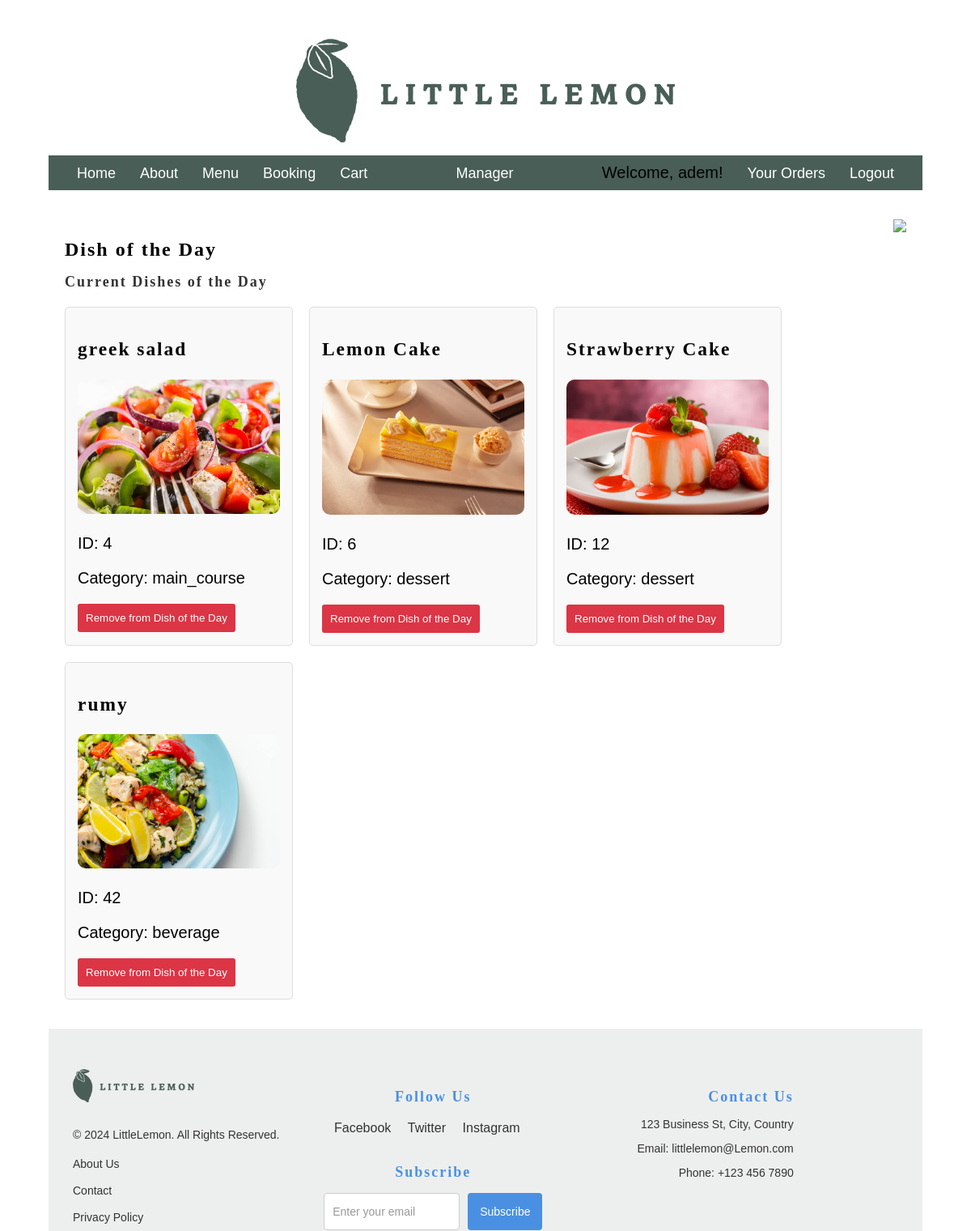
Before: /dish-of-the-day/ (signed in, upper part) with the older database file.
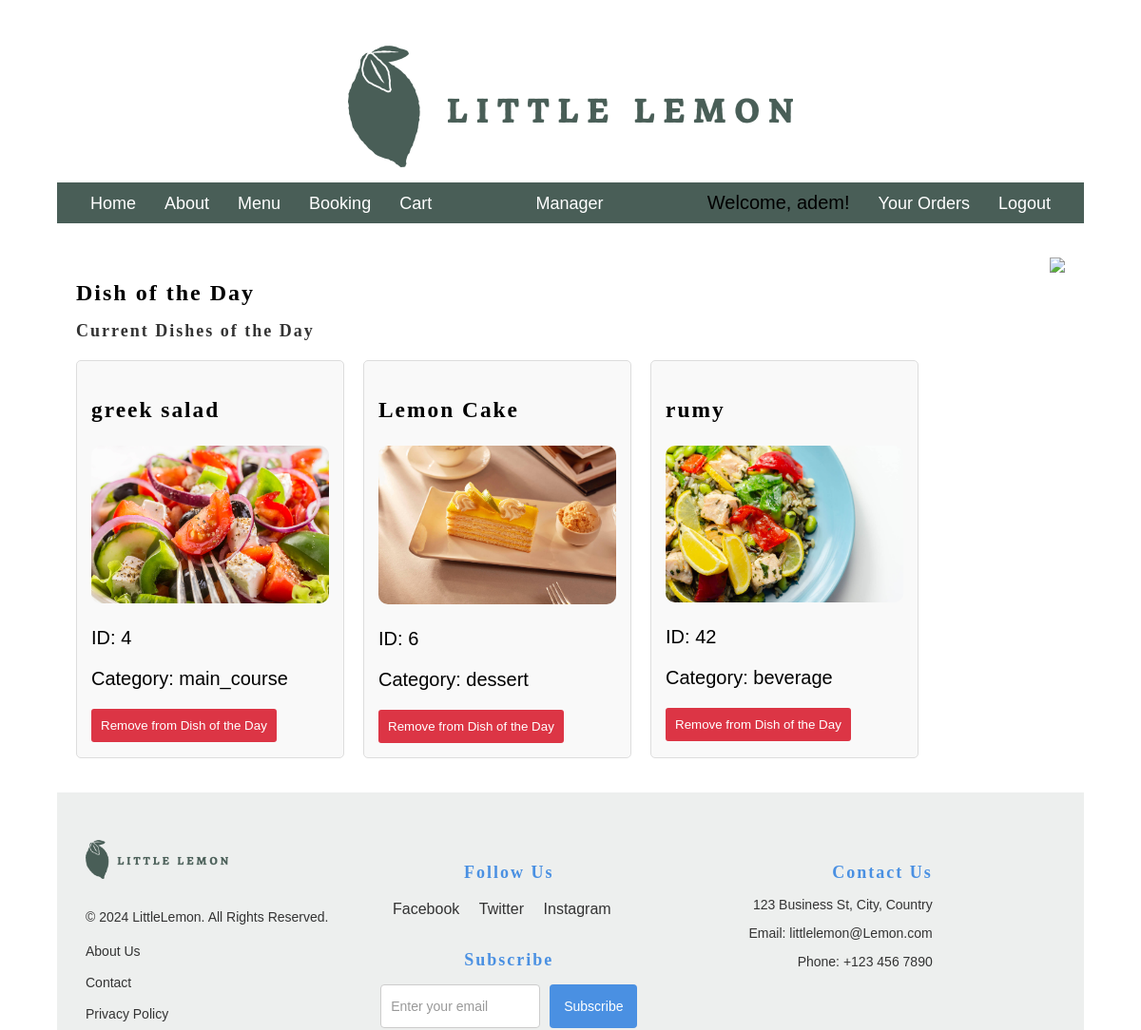
After: the same page with the newer database file.
### restaurant/models.py (models this page shows, shortened)
class Menu(models.Model):
    CATEGORY_CHOICES = [
        ('appetizer', 'Appetizer'),
        ('main_course', 'Main Course'),
        ('dessert', 'Dessert'),
        ('beverage', 'Beverage'),
    ]
    title = models.CharField(max_length=100)
    price = models.DecimalField(max_digits=5, decimal_places=2)
    inventory = models.IntegerField()
    image = models.ImageField(upload_to='img_upload/', default='menu_images/default_image.png')  # Allow null/blank for existing items
    category = models.CharField(max_length=20, choices=CATEGORY_CHOICES, null=True, blank=True)
    dish_of_the_day = models.BooleanField(default=False)  # Allow null/blank

### restaurant/views.py (the view, shortened to what this page needs)
# urls.py: path('dish-of-the-day/', views.dish_of_the_day, name='dish_of_the_day'),
@superuser_or_multiple_groups_required(['manager', 'Admin'])
def dish_of_the_day(request):
    dishes_of_the_day = Menu.objects.filter(dish_of_the_day=True)
    return render(request, 'dish_of_the_day.html', {'dishes_of_the_day': dishes_of_the_day})

### restaurant/templatetags/custom_filters.py (called while the page is built)
@register.filter
def is_in_group(user, group_name):
    return user.groups.filter(name=group_name).exists()

### restaurant/views.py (called while the page is built)
def is_superuser_or_groups(user, group_names):
    return user.is_superuser or user.groups.filter(name__in=group_names).exists()

def superuser_or_multiple_groups_required(group_names):
    def decorator(view_func):
        return user_passes_test(lambda u: is_superuser_or_groups(u, group_names))(view_func)
    return decorator

### templates/dish_of_the_day.html (shortened to what this page needs)
{% extends 'base.html' %} {% load static %}  {% block content %}
<section class="dish-of-day-section">
  <div class="dish-content">
    <h1 class="dish-heading">Dish of the Day</h1>
    <h2 class="dish-tagline">Current Dishes of the Day</h2>
    {% if dishes_of_the_day %}
    <ul class="dish-items-list">
      {% for dish in dishes_of_the_day %}
      <li class="dish-item">
        <div class="dish-item-details">
          <h3>{{ dish.title }}</h3>
          <img
            src="{{ dish.image.url }}"
            alt="{{ dish.title }}"
            class="dish-image"
          />
          <p>ID: {{ dish.id }}</p>
          <p>Category: {{ dish.category }}</p>
          <form method="POST" class="remove-form">
            <button type="submit" class="remove-button">
              Remove from Dish of the Day
            </button>
          </form>
        </div>
      </li>
      {% endfor %}
    </ul>
    {% else %}
    <p>No dishes of the day set.</p>
    {% endif %}
  </div>
  <div class="dish-image">
    <img src="{% static 'img/dish_image.jpg' %}" />
  </div>
</section>
{% endblock %}

Changed rows visible on the page:
no longer on this page (row edited): Menu: title "Strawberry Cake", image (picture), id "12", category "dessert"
